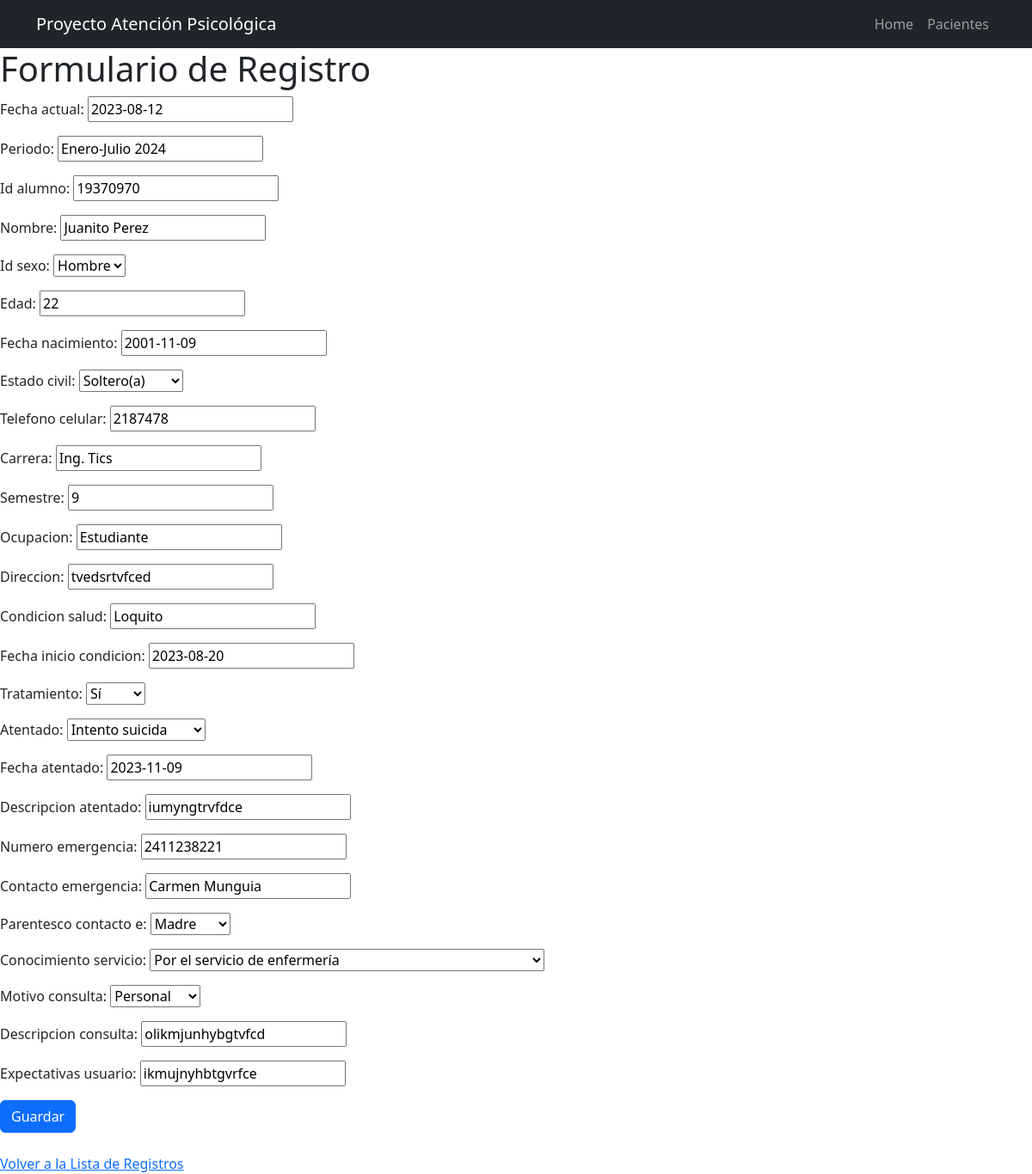
The app's page /editar_registro/5/ with its own data.
### tareas/models.py (models this page shows, shortened)
class Registro(models.Model):
    fecha_actual = models.DateField()
    periodo = models.CharField(max_length=20)
    id_alumno = models.CharField(max_length=20)
    nombre = models.CharField(max_length=100)
    id_sexo = models.CharField(max_length=1, choices=[('1', 'Hombre'), ('2', 'Mujer')])
    edad = models.CharField(max_length=3)
    fecha_nacimiento = models.DateField()
    estado_civil = models.CharField(max_length=1, choices=[('1', 'Soltero(a)'), ('2', 'Casado(a)'), ('3', 'Unión libre'), ('4', 'Viudo(a)'), ('5', 'Divorciado(a)')])
    telefono_celular = models.CharField(max_length=15)
    carrera = models.CharField(max_length=50)
    semestre = models.CharField(max_length=20)
    ocupacion = models.CharField(max_length=100)
    direccion = models.CharField(max_length=200)
    condicion_salud = models.CharField(max_length=200)
    fecha_inicio_condicion = models.DateField()
    tratamiento = models.CharField(max_length=1, choices=[('1', 'Sí'), ('2', 'No')])
    atentado = models.CharField(max_length=1, choices=[('1', 'Ideación suicida'), ('2', 'Planeación suicida'), ('3', 'Intento suicida'), ('4', 'Ninguno')])
    fecha_atentado = models.DateField()
    descripcion_atentado = models.CharField(max_length=200)
    numero_emergencia = models.CharField(max_length=15)
    contacto_emergencia = models.CharField(max_length=100)
    parentesco_contacto_e = models.CharField(max_length=1, choices=[('1', 'Padre'), ('2', 'Madre'), ('3', 'Hermano'), ('4', 'Hermana'), ('5', 'Pareja'), ('6', 'Amistad')])
    conocimiento_servicio = models.CharField(max_length=1, choices=[('1', 'Por un amigo (a)'), ('2', 'Por publicación del grupo de teams'), ('3', 'Por indicación de un docente'), ('4', 'Por indicación de mi tutor (a)'), ('5', 'Por el servicio de enfermería'), ('6', 'Por la propaganda pegada en las paredes de la institución'), ('7', 'Otro')])
    motivo_consulta = models.CharField(max_length=1, choices=[('1', 'Académico'), ('2', 'Personal'), ('3', 'Familiar'), ('4', 'Social')])
    descripcion_consulta = models.CharField(max_length=200)
    expectativas_usuario = models.CharField(max_length=200)

### tareas/views.py (the view, shortened to what this page needs)
# urls.py: path('editar_registro/<int:pk>/', EditarPaciente.as_view(), name='editar_registro'),
class EditarPaciente(UpdateView):
    model = Registro
    template_name = 'registrarPaciente.html'
    form_class = RegistroForm
    success_url = reverse_lazy('pacientes')

### tareas/forms.py
class RegistroForm(forms.ModelForm):
    class Meta:
        model = Registro
        fields = '__all__'

### tareas/templates/registrarPaciente.html (shortened to what this page needs)
{% extends 'base.html'%}
{% block content %}
<h1>Formulario de Registro</h1>
    <form method="post" action="{% url 'formularioRegistro' %}">
        {{ form.as_p }}
        <button class="btn btn-primary" type="submit">Guardar</button>
    </form>
    <br>
    <a href="{% url 'pacientes' %}">Volver a la Lista de Registros</a>
{% endblock content %}

### records on screen
Registro: fecha_actual "2023-08-12", periodo "Enero-Julio 2024", id_alumno "19370970", nombre "Juanito Perez", id_sexo "Hombre", edad "22", fecha_nacimiento "2001-11-09", estado_civil "Soltero(a)", telefono_celular "2187478", carrera "Ing. Tics", semestre "9", ocupacion "Estudiante", direccion "tvedsrtvfced", condicion_salud "Loquito", fecha_inicio_condicion "2023-08-20", tratamiento "Sí", atentado "Intento suicida", fecha_atentado "2023-11-09", descripcion_atentado "iumyngtrvfdce", numero_emergencia "2411238221", contacto_emergencia "Carmen Munguia", parentesco_contacto_e "Madre", conocimiento_servicio "Por el servicio de enfermería", motivo_consulta "Personal", descripcion_consulta "olikmjunhybgtvfcd", expectativas_usuario "ikmujnyhbtgvrfce"
